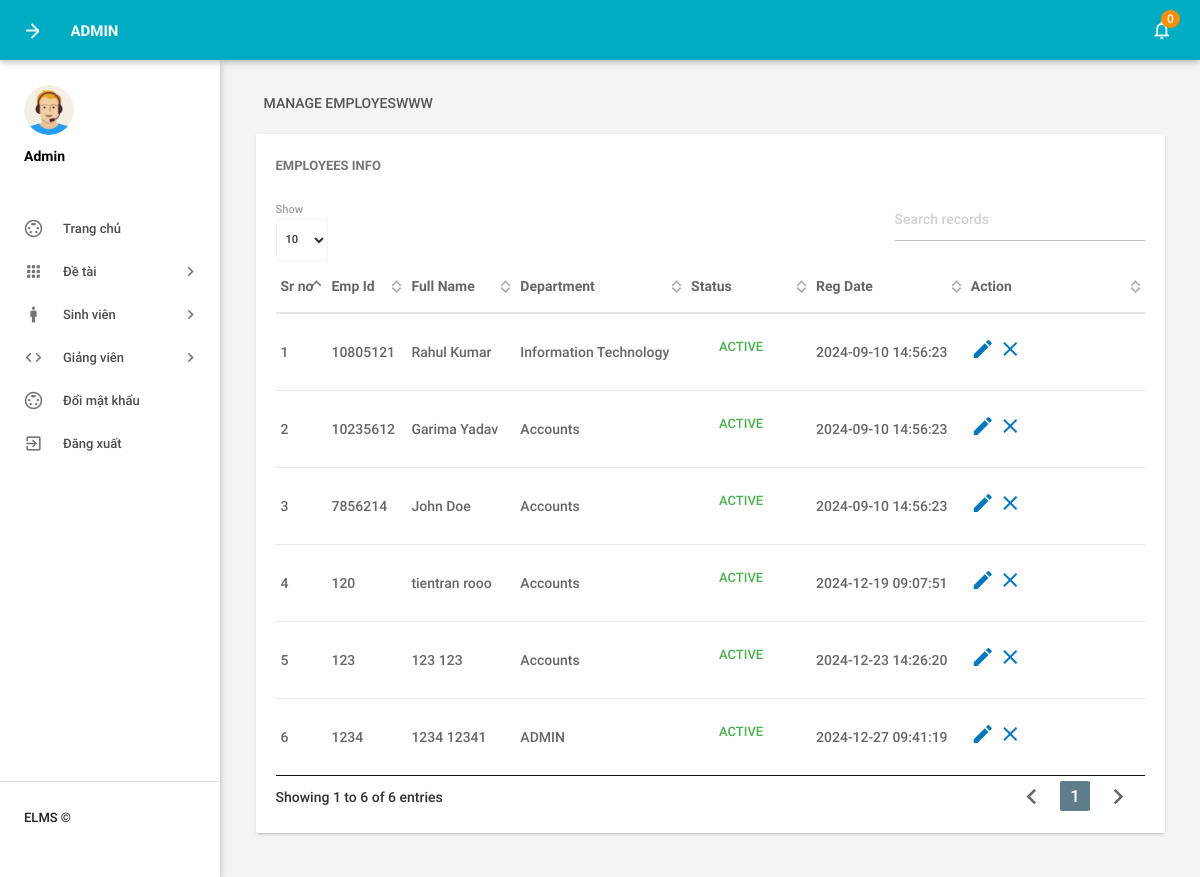
The page /BTL_CNPM/admin/manageemployee.php (signed in) on the database its author committed.
### tables this page shows
CREATE TABLE `tblemployees` (
  `id` int(11) NOT NULL,
  `EmpId` varchar(100) NOT NULL,
  `FirstName` varchar(150) DEFAULT NULL,
  `LastName` varchar(150) DEFAULT NULL,
  `EmailId` varchar(200) DEFAULT NULL,
  `Password` varchar(180) DEFAULT NULL,
  `Gender` varchar(100) DEFAULT NULL,
  `Dob` varchar(100) DEFAULT NULL,
  `Department` varchar(255) DEFAULT NULL,
  `Address` varchar(255) DEFAULT NULL,
  `City` varchar(200) DEFAULT NULL,
  `Country` varchar(150) DEFAULT NULL,
  `Phonenumber` char(11) DEFAULT NULL,
  `Status` int(1) DEFAULT NULL,
  `RegDate` timestamp NULL DEFAULT current_timestamp()
);

### BTL_CNPM/admin/manageemployee.php (the view, shortened to what this page needs)
<?php
include('includes/config.php');
if(strlen($_SESSION['alogin'])==0)
    {
header('location:index.php');
}
else{
 ?>
<!DOCTYPE html>
<html lang="en">
    <head>
        <link type="text/css" rel="stylesheet" href="../assets/plugins/materialize/css/materialize.min.css"/>
        <link href="../assets/plugins/material-preloader/css/materialPreloader.min.css" rel="stylesheet">
        <link href="../assets/plugins/datatables/css/jquery.dataTables.min.css" rel="stylesheet">
        <link href="../assets/css/alpha.min.css" rel="stylesheet" type="text/css"/>
        <link href="../assets/css/custom.css" rel="stylesheet" type="text/css"/>
    </head>
    <body>
       <?php include('includes/header.php');?>
       <?php include('includes/sidebar.php');?>
            <main class="mn-inner">
                <div class="row">
                    <div class="col s12">
                        <div class="page-title">Manage EmployesWWW</div>
                    </div>
                    <div class="col s12 m12 l12">
                        <div class="card">
                            <div class="card-content">
                                <span class="card-title">Employees Info</span>
                                <table id="example" class="display responsive-table ">
                                    <thead>
                                        <tr>
                                            <th>Sr no</th>
                                            <th>Emp Id</th>
                                            <th>Full Name</th>
                                            <th>Department</th>
                                             <th>Status</th>
                                             <th>Reg Date</th>
                                            <th>Action</th>
                                        </tr>
                                    </thead>
                                    <tbody>
<?php $sql = "SELECT EmpId,FirstName,LastName,Department,Status,RegDate,id from  tblemployees";
$query = $dbh -> prepare($sql);
$query->execute();
$results=$query->fetchAll(PDO::FETCH_OBJ);
$cnt=1;
if($query->rowCount() > 0)
{
foreach($results as $result)
{               ?>
                                        <tr>
                                            <td> <?php echo htmlentities($cnt);?></td>
                                            <td><?php echo htmlentities($result->EmpId);?></td>
                                            <td><?php echo htmlentities($result->FirstName);?>&nbsp;<?php echo htmlentities($result->LastName);?></td>
                                            <td><?php echo htmlentities($result->Department);?></td>
                                             <td><?php $stats=$result->Status;
if($stats){
                                             ?>
                                                 <a class="waves-effect waves-green btn-flat m-b-xs">Active</a>
                                                 <?php } else { ?>
                                                 <a class="waves-effect waves-red btn-flat m-b-xs">Inactive</a>
                                                 <?php } ?>
                                             </td>
                                              <td><?php echo htmlentities($result->RegDate);?></td>
                                            <td><a href="editemployee.php?empid=<?php echo htmlentities($result->id);?>"><i class="material-icons">mode_edit</i></a>
                                        <?php if($result->Status==1)
 {?>
<a href="manageemployee.php?inid=<?php echo htmlentities($result->id);?>" onclick="return confirm('Are you sure you want to inactive this Employe?');"" > <i class="material-icons" title="Inactive">clear</i>
<?php } else {?>
                                            <a href="manageemployee.php?id=<?php echo htmlentities($result->id);?>" onclick="return confirm('Are you sure you want to active this employee?');""><i class="material-icons" title="Active">done</i>
                                            <?php } ?> </td>
                                        </tr>
                                         <?php $cnt++;} }?>
                                    </tbody>
                                </table>
                            </div>
                        </div>
                    </div>
                </div>
            </main>
        </div>
        <div class="left-sidebar-hover"></div>
    </body>
</html>
<?php } ?>

### BTL_CNPM/admin/includes/header.php (shortened to what this page needs)
        <div class="mn-content fixed-sidebar">
            <header class="mn-header navbar-fixed">
                <nav class="cyan darken-1">
                    <div class="nav-wrapper row">
                        <section class="material-design-hamburger navigation-toggle">
                            <a href="#" data-activates="slide-out" class="button-collapse show-on-large material-design-hamburger__icon">
                                <span class="material-design-hamburger__layer"></span>
                            </a>
                        </section>
                        <div class="header-title col s3">
                            <span class="chapter-title"> Admin</span>
                        </div>
                        <ul class="right col s9 m3 nav-right-menu">
                            <li class="hide-on-small-and-down"><a href="javascript:void(0)" data-activates="dropdown1" class="dropdown-button dropdown-right show-on-large"><i class="material-icons">notifications_none</i>
<?php
$isread=0;
$sql = "SELECT id from tblleaves where IsRead=:isread";
$query = $dbh -> prepare($sql);
$query->bindParam(':isread',$isread,PDO::PARAM_STR);
$query->execute();
$unreadcount=$query->rowCount();?>
                                <span class="badge"><?php echo htmlentities($unreadcount);?></span></a></li>
                        </ul>
                    </div>
                </nav>
            </header>

### BTL_CNPM/admin/includes/sidebar.php (shortened to what this page needs)
<aside id="slide-out" class="side-nav white fixed">
                <div class="side-nav-wrapper">
                    <div class="sidebar-profile">
                        <div class="sidebar-profile-image">
                            <img src="../assets/images/profile-image.png" class="circle" alt="">
                        </div>
                        <div class="sidebar-profile-info">
                                <p>Admin</p>
                        </div>
                    </div>
                <ul class="sidebar-menu collapsible collapsible-accordion" data-collapsible="accordion">
                    <li class="no-padding"><a class="waves-effect waves-grey" href="dashboard.php"><i class="material-icons">settings_input_svideo</i>Trang chủ</a></li>
                    <li class="no-padding">
                        <a class="collapsible-header waves-effect waves-grey"><i class="material-icons">apps</i>Đề tài<i class="nav-drop-icon material-icons">keyboard_arrow_right</i></a>
                    </li>
                    <li class="no-padding">
                        <a class="collapsible-header waves-effect waves-grey"><i class="material-icons">man</i>Sinh viên<i class="nav-drop-icon material-icons">keyboard_arrow_right</i></a>
                    </li>
                    <li class="no-padding">
                        <a class="collapsible-header waves-effect waves-grey"><i class="material-icons">code</i>Giảng viên<i class="nav-drop-icon material-icons">keyboard_arrow_right</i></a>
                    </li>
  <li class="no-padding"><a class="waves-effect waves-grey" href="changepassword.php"><i class="material-icons">settings_input_svideo</i>Đổi mật khẩu</a></li>
                        <li class="no-padding">
                                <a class="waves-effect waves-grey" href="logout.php"><i class="material-icons">exit_to_app</i>Đăng xuất</a>
                            </li>
                </ul>
                   <div class="footer">
                    <p class="copyright">ELMS ©</p>
                </div>
                </div>
            </aside>

### rows shown on the page
tblemployees: EmpId "10805121", FirstName "Rahul", LastName "Kumar", Department "Information Technology", Status "ACTIVE", RegDate "2024-09-10 14:56:23"
tblemployees: EmpId "10235612", FirstName "Garima", LastName "Yadav", Department "Accounts", Status "ACTIVE", RegDate "2024-09-10 14:56:23"
tblemployees: EmpId "7856214", FirstName "John", LastName "Doe", Department "Accounts", Status "ACTIVE", RegDate "2024-09-10 14:56:23"
tblemployees: EmpId "120", FirstName "tientran", LastName "rooo", Department "Accounts", Status "ACTIVE", RegDate "2024-12-19 09:07:51"
tblemployees: EmpId "123", FirstName "123", LastName "123", Department "Accounts", Status "ACTIVE", RegDate "2024-12-23 14:26:20"
tblemployees: EmpId "1234", FirstName "1234", LastName "12341", Department "ADMIN", Status "ACTIVE", RegDate "2024-12-27 09:41:19"

### other values the page prints
$unreadcount "0"
